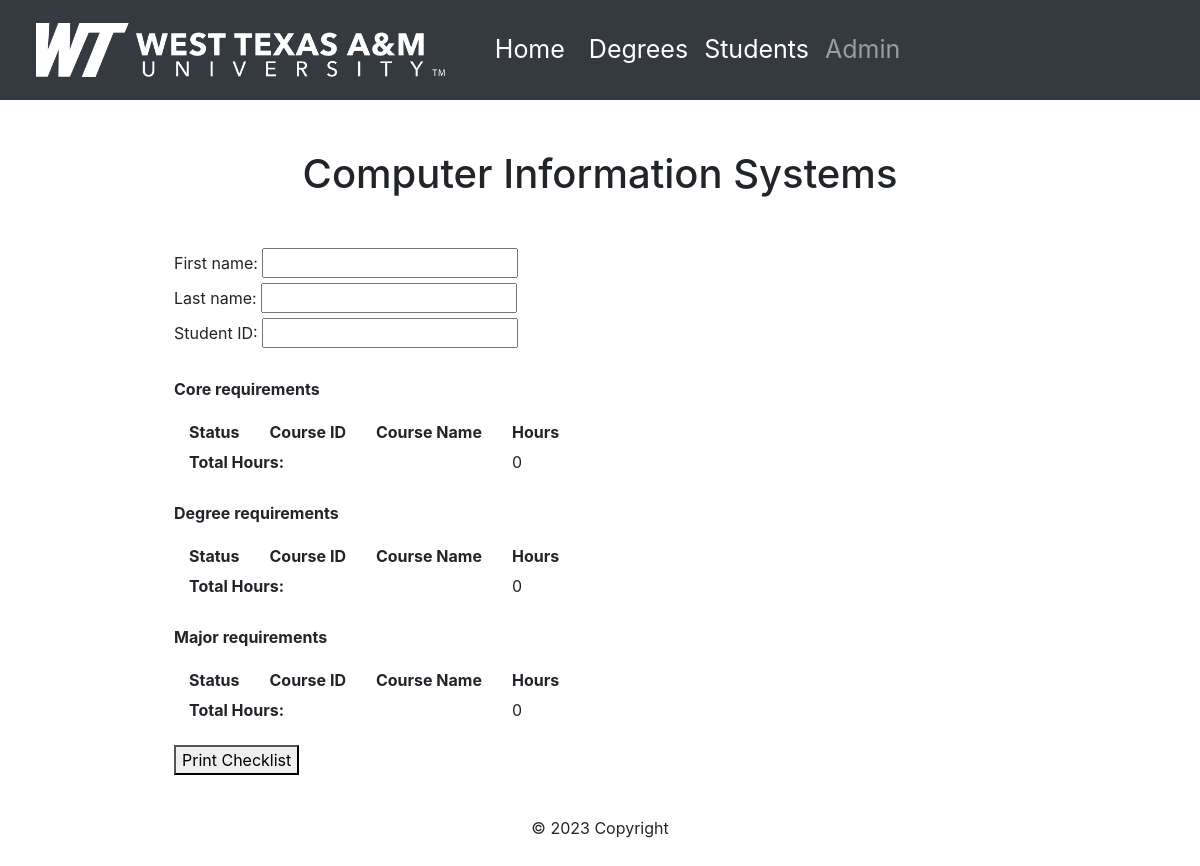
The app's page /check/1, older data.
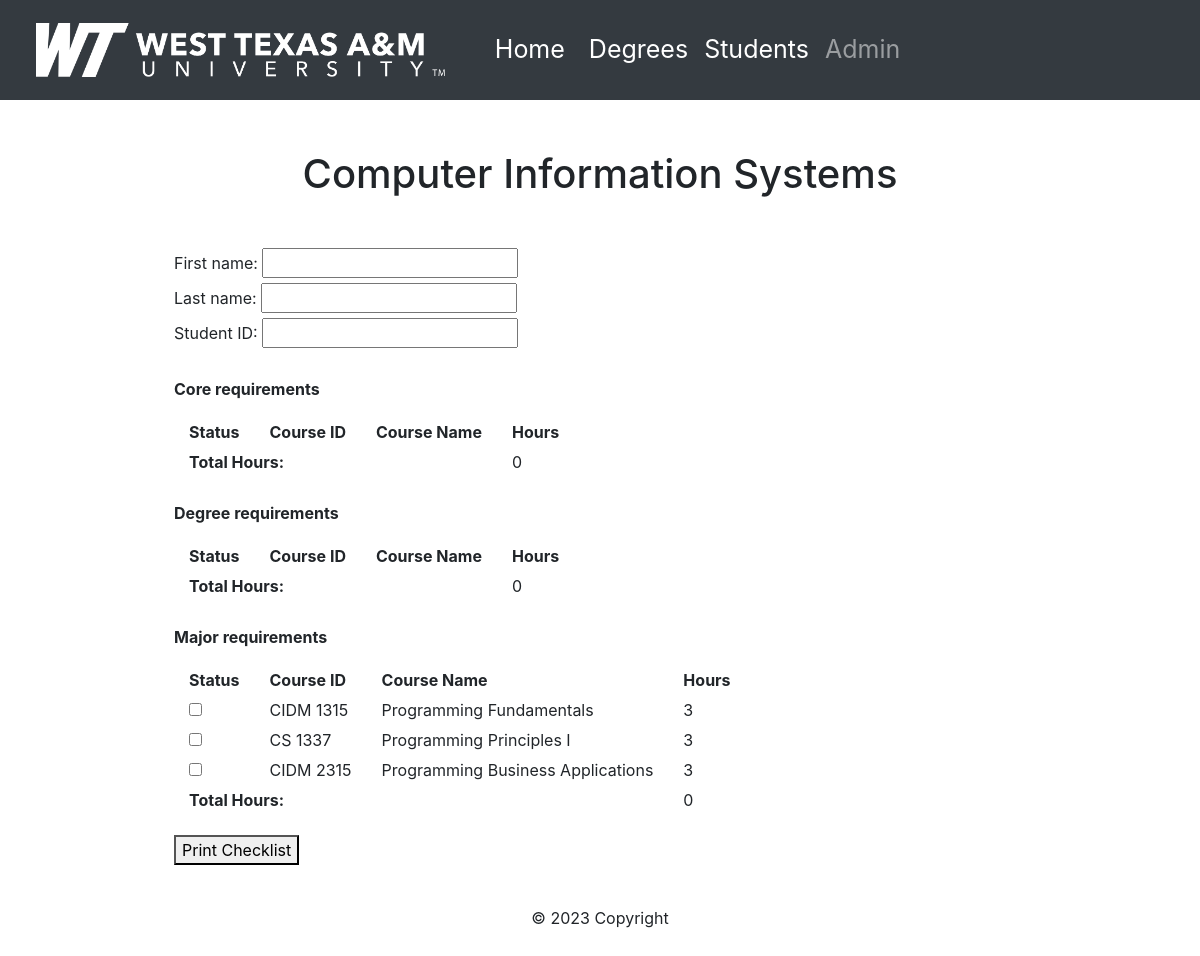
The same page, newer data.
### WTdegreecheck/models.py (models this page shows, shortened)
class Majorcourse(models.Model):
    major = models.ForeignKey(Major,on_delete=models.CASCADE, default=0)
    course = models.ForeignKey(Course, on_delete=models.CASCADE, default=0)
    is_core = models.BooleanField()
    is_degree = models.BooleanField()
    is_major = models.BooleanField()
    semester = models.ForeignKey(Semester,on_delete=models.CASCADE, default=0)
    year = models.IntegerField(help_text="program year")

class Course(models.Model):
    c_ID = models.CharField(max_length=20, help_text="ex. CIDM 6325")
    c_name = models.CharField(max_length= 150, help_text="e-commerce and web development")
    hours = models.IntegerField(default=3,help_text="number of credit hours")

### WTdegreecheck/views.py (the view)
# urls.py: path('check/<str:pk>', WTdegreecheck.views.coursecheck, name = "coursecheck"),
def coursecheck(request,pk):
    majors = Major.objects.get(id=pk)
    courses = majors.majorcourse_set.all()
    cores = majors.majorcourse_set.filter(is_core=True)
    degrees = majors.majorcourse_set.filter(is_degree=True)
    majorcourses = majors.majorcourse_set.filter(is_major=True)
    context = {'majors':majors, 'courses':courses, 'cores':cores,'degrees':degrees,'majorcourses':majorcourses}
    return render(request,'coursecheck.html', context)

### WTdegreecheck/templates/coursecheck.html (shortened to what this page needs)
{% extends 'base.html' %}
{% block content %}
<h1 id="tlt">{{majors.name}}</h1>
<form id="form" method="post">
    <label id="lbfname" for="fname" style="margin-left:5%">First name:</label>
    <input type="text" id="fname" name="fname"><br>
    <label for="lname" style="margin-left:5%">Last name:</label>
    <input type="text" id="lname" name="lname"><br>
    <label for="studentid" style="margin-left:5%">Student ID:</label>
    <input type="text" id="studentid" name="studentid"><br>
    <br>
    <p style="margin-left:5%"><strong>Core requirements</strong></p>
    <table id="coreTable">
        <tr>
            <th>Status</th>
            <th>Course ID</th>
            <th>Course Name</th>
            <th>Hours</th>
        </tr>
        <tr>
            <td colspan="3"><strong>Total Hours:</strong></td>
            <td id="coreTotalHours"></td>
    </table>
    <br>
    <p style="margin-left:5%"><strong>Degree requirements</strong></p>
    <table id="degreeTable">
        <tr>
            <th>Status</th>
            <th>Course ID</th>
            <th>Course Name</th>
            <th>Hours</th>
        </tr>
        <tr>
            <td colspan="3"><strong>Total Hours:</strong></td>
            <td id="degreeTotalHours"></td>
    </table>
    <br>
    <p style="margin-left:5%"><strong>Major requirements</strong></p>
    <table id="majorTable">
        <tr>
            <th>Status</th>
            <th>Course ID</th>
            <th>Course Name</th>
            <th>Hours</th>
        </tr>
        {% for major in majorcourses %}
        <tr>
            <td><input type="checkbox"></td>
            <td>{{major.course.c_ID}}</td>
            <td>{{major.course.c_name}}</td>
            <td>{{major.course.hours}}</td>
        </tr>
        {% endfor %}
        <tr>
            <td colspan="3"><strong>Total Hours:</strong></td>
            <td id="majorTotalHours"></td>
    </table>
    <button id="button" style="margin-top:20px; margin-left:5%;" onclick="window.print();">Print
        Checklist</button>
</form>
{% endblock %}

Row changes from the older to the newer data that the page shows:
added Majorcourse: course.c_ID "CIDM 1315", course.c_name "Programming Fundamentals", course.hours "3"
added Majorcourse: course.c_ID "CS 1337", course.c_name "Programming Principles I", course.hours "3"
added Majorcourse: course.c_ID "CIDM 2315", course.c_name "Programming Business Applications", course.hours "3"
